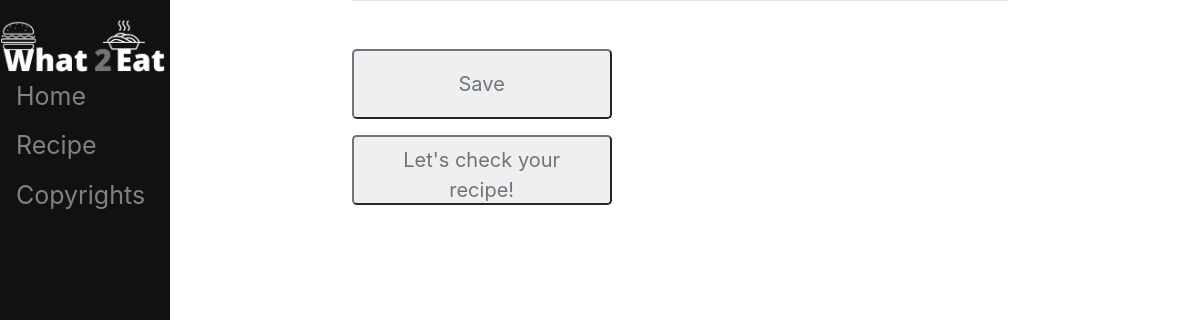
The app's page /, older data.
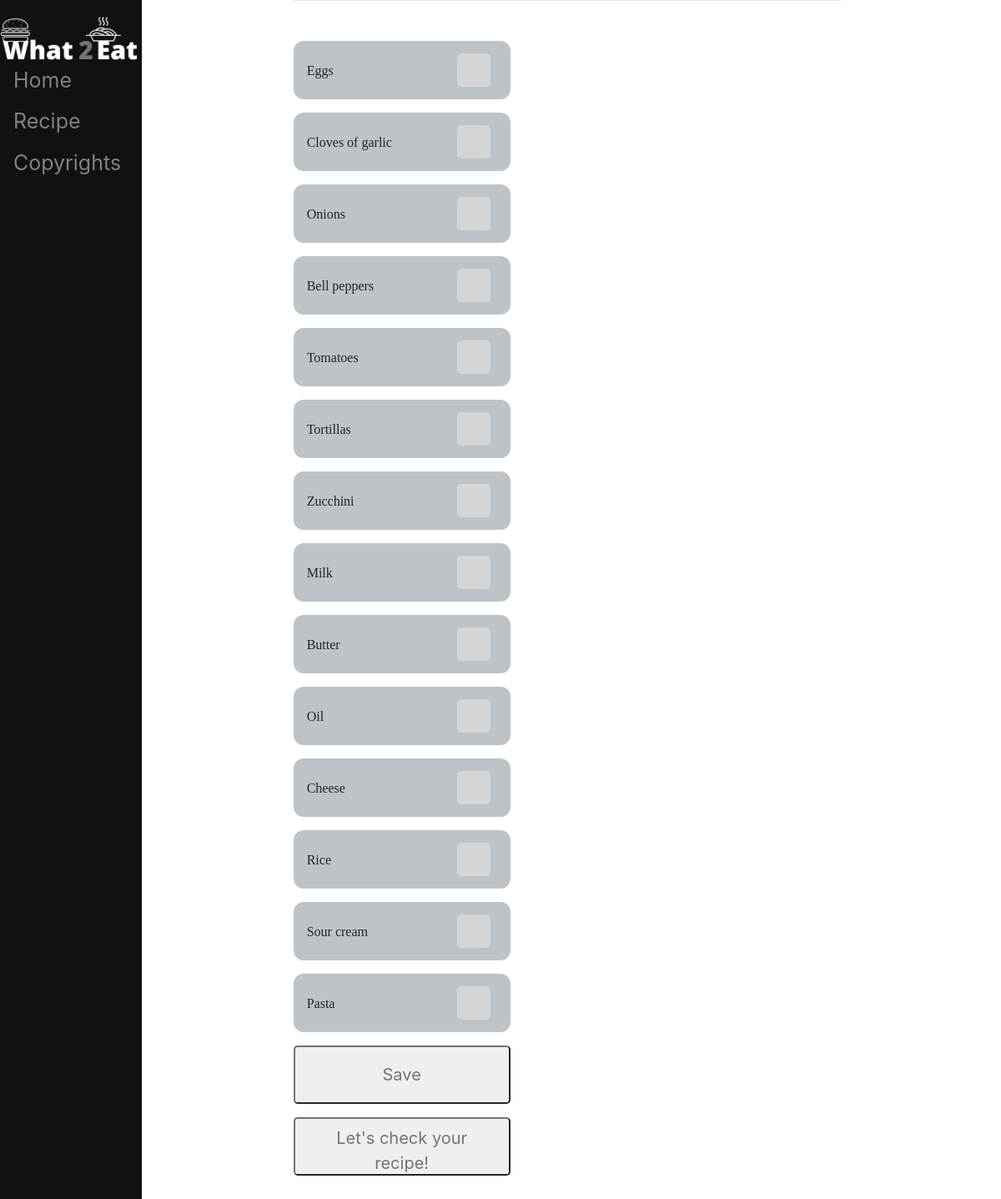
The same page, newer data.
### App/models.py (models this page shows, shortened)
class Product(models.Model):
    name = models.CharField(max_length=100)
    owned = models.BooleanField(default=False)

### App/views.py (the view, shortened to what this page needs)
# urls.py: path("", views.homepage, name='homepage'),
def homepage(response):
    products = models.Product.objects.all()
    context = {
        'products': products,
    }
    return render(response, 'App/home.html', context)

### App/templates/App/home.html (shortened to what this page needs)
<!DOCTYPE html>
{% extends 'App/base.html' %}
{% load static %}
{% block content %}
    <form method="POST" action="">
    {% for item in products %}
    <div class="itemwrapper mb-3">
        <div class="text ml-3" label for="name">{{item.name}}</div>
        <div class="box-input mr-4">
            <input type="checkbox" name="c{{item.id}}" value="clicked" >
        </div>
    </div>
    {% endfor %}
    <button type="sumbit" value="save" name="save" class="btn-lg btn-outline-secondary mb-3">Save</button>
    </form>
    <a href="/recipe/">
        <button class="btn-lg btn-outline-secondary mb-5">Let's check your recipe!</button>
    </a>
{% endblock %}

### App/templates/App/base.html (shortened to what this page needs)
<!DOCTYPE html>
{% load static %}
<html>
<head>
    <link rel="stylesheet" href="https://cdn.jsdelivr.net/npm/bootstrap@4.3.1/dist/css/bootstrap.min.css"
>
    <link rel="stylesheet" href="https://cdnjs.cloudflare.com/ajax/libs/font-awesome/5.13.0/css/all.min.css">
</head>
<body>
    <div class="sidenav">
        <img src="{% static 'App/img/logo.png' %}" alt="logo" width="165">
        <a href="/">Home</a>
        <a href="/recipe">Recipe</a>
        <a href="/copyrights">Copyrights</a>
    </div>
    <div id="content", name="content", class="main">
        <div class="row justify-content-center">
            <div class="col-8">
                {% block content %}
                {% endblock %}
            </div>
        </div>
    </div>
</body>
</html>

### App/templates/App/base.html (style rules this page uses)
.sidenav { height:100%; width:170px; position: fixed; z-index:1; top:0; Left:0; background-color:#111; overflow-x: :hidden; padding-top:20px; }
.sidenav a { padding:6px 8px 6px 16px; text-decoration: none; font-size:25px; color: #818181; display:block; }
.main { margin-left:160px; padding:0px 20px; }
input[type="checkbox"] { appearance:none; -webkit-appearance:none; height:40px; width:40px; background-color: #d5d5d5; border-radius:5px; cursor:pointer; display:flex; align-items:center; justify-content:center; }
input[type="checkbox"]:after { font-family:"Font Awesome 5 Free"; font-weight:700; content: "\f00c"; font-size:30px; color:white; display:none; }
.itemwrapper { font-family:"Font Awesome 5 Free"; height:70px; width:260px; display:flex; align-items:center; justify-content:space-between; background:#BDC3C7; border-radius:12px; margin-light:20px; }
.btn-outline-secondary { height:70px; width:260px; }

Row changes from the older to the newer data that the page shows:
added Product: name "Eggs"
added Product: name "Cloves of garlic"
added Product: name "Onions"
added Product: name "Bell peppers"
added Product: name "Tomatoes"
added Product: name "Tortillas"
added Product: name "Zucchini"
added Product: name "Milk"
added Product: name "Butter"
added Product: name "Oil"
added Product: name "Cheese"
added Product: name "Rice"
added Product: name "Sour cream"
added Product: name "Pasta"
